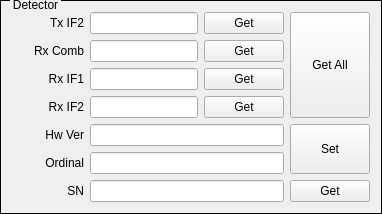
      <widget class="QGroupBox" name="groupBox_2">
       <property name="styleSheet">
        <string notr="true">QGroupBox{ border:1px solid black; margin-top:0.5ex; }
QGroupBox::title { subcontrol-origin:margin; subcontrol-position:top left; top:-2px; left:10px; margin-left: 0px; padding:0 1px; }</string>
       </property>
       <property name="title">
        <string>Detector</string>
       </property>
       <layout class="QVBoxLayout" name="verticalLayout_7">
        <item>
         <layout class="QHBoxLayout" name="horizontalLayout_31">
          <item>
           <layout class="QVBoxLayout" name="verticalLayout_6">
            <item>
             <layout class="QHBoxLayout" name="horizontalLayout_27">
              <item>
               <widget class="QLabel" name="label_33">
                <property name="sizePolicy">
                 <sizepolicy hsizetype="Preferred" vsizetype="Fixed">
                  <horstretch>0</horstretch>
                  <verstretch>0</verstretch>
                 </sizepolicy>
                </property>
                <property name="minimumSize">
                 <size>
                  <width>72</width>
                  <height>16</height>
                 </size>
                </property>
                <property name="text">
                 <string>Tx IF2</string>
                </property>
                <property name="alignment">
                 <set>Qt::AlignRight|Qt::AlignTrailing|Qt::AlignVCenter</set>
                </property>
                <property name="buddy">
                 <cstring>m_LEDetTxIF2</cstring>
                </property>
               </widget>
              </item>
              <item>
               <widget class="QLineEdit" name="m_LEDetTxIF2">
                <property name="sizePolicy">
                 <sizepolicy hsizetype="Expanding" vsizetype="Fixed">
                  <horstretch>5</horstretch>
                  <verstretch>0</verstretch>
                 </sizepolicy>
                </property>
               </widget>
              </item>
              <item>
               <widget class="QPushButton" name="m_PBGetDetTxIF2">
                <property name="sizePolicy">
                 <sizepolicy hsizetype="Expanding" vsizetype="Fixed">
                  <horstretch>2</horstretch>
                  <verstretch>0</verstretch>
                 </sizepolicy>
                </property>
                <property name="text">
                 <string>Get</string>
                </property>
               </widget>
              </item>
             </layout>
            </item>
            <item>
             <layout class="QHBoxLayout" name="horizontalLayout_28">
              <item>
               <widget class="QLabel" name="label_34">
                <property name="sizePolicy">
                 <sizepolicy hsizetype="Preferred" vsizetype="Fixed">
                  <horstretch>0</horstretch>
                  <verstretch>0</verstretch>
                 </sizepolicy>
                </property>
                <property name="minimumSize">
                 <size>
                  <width>72</width>
                  <height>16</height>
                 </size>
                </property>
                <property name="text">
                 <string>Rx Comb</string>
                </property>
                <property name="alignment">
                 <set>Qt::AlignRight|Qt::AlignTrailing|Qt::AlignVCenter</set>
                </property>
                <property name="buddy">
                 <cstring>m_LEDetRxComb</cstring>
                </property>
               </widget>
              </item>
              <item>
               <widget class="QLineEdit" name="m_LEDetRxComb">
                <property name="sizePolicy">
                 <sizepolicy hsizetype="Expanding" vsizetype="Fixed">
                  <horstretch>5</horstretch>
                  <verstretch>0</verstretch>
                 </sizepolicy>
                </property>
               </widget>
              </item>
              <item>
               <widget class="QPushButton" name="m_PBGetDetRxComb">
                <property name="sizePolicy">
                 <sizepolicy hsizetype="Expanding" vsizetype="Fixed">
                  <horstretch>2</horstretch>
                  <verstretch>0</verstretch>
                 </sizepolicy>
                </property>
                <property name="text">
                 <string>Get</string>
                </property>
               </widget>
              </item>
             </layout>
            </item>
            <item>
             <layout class="QHBoxLayout" name="horizontalLayout_29">
              <item>
               <widget class="QLabel" name="label_35">
                <property name="sizePolicy">
                 <sizepolicy hsizetype="Preferred" vsizetype="Fixed">
                  <horstretch>0</horstretch>
                  <verstretch>0</verstretch>
                 </sizepolicy>
                </property>
                <property name="minimumSize">
                 <size>
                  <width>72</width>
                  <height>16</height>
                 </size>
                </property>
                <property name="text">
                 <string>Rx IF1</string>
                </property>
                <property name="alignment">
                 <set>Qt::AlignRight|Qt::AlignTrailing|Qt::AlignVCenter</set>
                </property>
                <property name="buddy">
                 <cstring>m_LEDetRxIF1</cstring>
                </property>
               </widget>
              </item>
              <item>
               <widget class="QLineEdit" name="m_LEDetRxIF1">
                <property name="sizePolicy">
                 <sizepolicy hsizetype="Expanding" vsizetype="Fixed">
                  <horstretch>5</horstretch>
                  <verstretch>0</verstretch>
                 </sizepolicy>
                </property>
               </widget>
              </item>
              <item>
               <widget class="QPushButton" name="m_PBGetDetRxIF1">
                <property name="sizePolicy">
                 <sizepolicy hsizetype="Expanding" vsizetype="Fixed">
                  <horstretch>2</horstretch>
                  <verstretch>0</verstretch>
                 </sizepolicy>
                </property>
                <property name="text">
                 <string>Get</string>
                </property>
               </widget>
              </item>
             </layout>
            </item>
            <item>
             <layout class="QHBoxLayout" name="horizontalLayout_30">
              <item>
               <widget class="QLabel" name="label_36">
                <property name="sizePolicy">
                 <sizepolicy hsizetype="Preferred" vsizetype="Fixed">
                  <horstretch>0</horstretch>
                  <verstretch>0</verstretch>
                 </sizepolicy>
                </property>
                <property name="minimumSize">
                 <size>
                  <width>72</width>
                  <height>16</height>
                 </size>
                </property>
                <property name="text">
                 <string>Rx IF2</string>
                </property>
                <property name="alignment">
                 <set>Qt::AlignRight|Qt::AlignTrailing|Qt::AlignVCenter</set>
                </property>
                <property name="buddy">
                 <cstring>m_LEDetRxIF2</cstring>
                </property>
               </widget>
              </item>
              <item>
               <widget class="QLineEdit" name="m_LEDetRxIF2">
                <property name="sizePolicy">
                 <sizepolicy hsizetype="Expanding" vsizetype="Fixed">
                  <horstretch>5</horstretch>
                  <verstretch>0</verstretch>
                 </sizepolicy>
                </property>
               </widget>
              </item>
              <item>
               <widget class="QPushButton" name="m_PBGetDetRxIF2">
                <property name="sizePolicy">
                 <sizepolicy hsizetype="Expanding" vsizetype="Fixed">
                  <horstretch>2</horstretch>
                  <verstretch>0</verstretch>
                 </sizepolicy>
                </property>
                <property name="text">
                 <string>Get</string>
                </property>
               </widget>
              </item>
             </layout>
            </item>
           </layout>
          </item>
          <item>
           <widget class="QPushButton" name="m_PBGetDetAll">
            <property name="sizePolicy">
             <sizepolicy hsizetype="Fixed" vsizetype="Expanding">
              <horstretch>1</horstretch>
              <verstretch>0</verstretch>
             </sizepolicy>
            </property>
            <property name="text">
             <string>Get All</string>
            </property>
           </widget>
          </item>
         </layout>
        </item>
        <item>
         <layout class="QHBoxLayout" name="horizontalLayout_34">
          <item>
           <layout class="QVBoxLayout" name="verticalLayout_4">
            <item>
             <layout class="QHBoxLayout" name="horizontalLayout_32">
              <item>
               <widget class="QLabel" name="label_38">
                <property name="sizePolicy">
                 <sizepolicy hsizetype="Preferred" vsizetype="Fixed">
                  <horstretch>0</horstretch>
                  <verstretch>0</verstretch>
                 </sizepolicy>
                </property>
                <property name="minimumSize">
                 <size>
                  <width>72</width>
                  <height>16</height>
                 </size>
                </property>
                <property name="text">
                 <string>Hw Ver</string>
                </property>
                <property name="alignment">
                 <set>Qt::AlignRight|Qt::AlignTrailing|Qt::AlignVCenter</set>
                </property>
                <property name="buddy">
                 <cstring>m_LEHwVer</cstring>
                </property>
               </widget>
              </item>
              <item>
               <widget class="QLineEdit" name="m_LEHwVer">
                <property name="sizePolicy">
                 <sizepolicy hsizetype="Expanding" vsizetype="Fixed">
                  <horstretch>7</horstretch>
                  <verstretch>0</verstretch>
                 </sizepolicy>
                </property>
               </widget>
              </item>
             </layout>
            </item>
            <item>
             <layout class="QHBoxLayout" name="horizontalLayout_33">
              <item>
               <widget class="QLabel" name="label_39">
                <property name="sizePolicy">
                 <sizepolicy hsizetype="Preferred" vsizetype="Fixed">
                  <horstretch>0</horstretch>
                  <verstretch>0</verstretch>
                 </sizepolicy>
                </property>
                <property name="minimumSize">
                 <size>
                  <width>72</width>
                  <height>16</height>
                 </size>
                </property>
                <property name="text">
                 <string>Ordinal</string>
                </property>
                <property name="alignment">
                 <set>Qt::AlignRight|Qt::AlignTrailing|Qt::AlignVCenter</set>
                </property>
                <property name="buddy">
                 <cstring>m_LEOrdinal</cstring>
                </property>
               </widget>
              </item>
              <item>
               <widget class="QLineEdit" name="m_LEOrdinal">
                <property name="sizePolicy">
                 <sizepolicy hsizetype="Expanding" vsizetype="Fixed">
                  <horstretch>7</horstretch>
                  <verstretch>0</verstretch>
                 </sizepolicy>
                </property>
               </widget>
              </item>
             </layout>
            </item>
           </layout>
          </item>
          <item>
           <widget class="QPushButton" name="m_PBSetSN">
            <property name="sizePolicy">
             <sizepolicy hsizetype="Fixed" vsizetype="Expanding">
              <horstretch>2</horstretch>
              <verstretch>1</verstretch>
             </sizepolicy>
            </property>
            <property name="text">
             <string>Set</string>
            </property>
           </widget>
          </item>
         </layout>
        </item>
        <item>
         <layout class="QHBoxLayout" name="horizontalLayout_35">
          <item>
           <widget class="QLabel" name="label_40">
            <property name="sizePolicy">
             <sizepolicy hsizetype="Preferred" vsizetype="Fixed">
              <horstretch>0</horstretch>
              <verstretch>0</verstretch>
             </sizepolicy>
            </property>
            <property name="minimumSize">
             <size>
              <width>72</width>
              <height>16</height>
             </size>
            </property>
            <property name="text">
             <string>SN</string>
            </property>
            <property name="alignment">
             <set>Qt::AlignRight|Qt::AlignTrailing|Qt::AlignVCenter</set>
            </property>
            <property name="buddy">
             <cstring>m_LESN</cstring>
            </property>
           </widget>
          </item>
          <item>
           <widget class="QLineEdit" name="m_LESN">
            <property name="sizePolicy">
             <sizepolicy hsizetype="Expanding" vsizetype="Fixed">
              <horstretch>7</horstretch>
              <verstretch>0</verstretch>
             </sizepolicy>
            </property>
           </widget>
          </item>
          <item>
           <widget class="QPushButton" name="m_PBGetSN">
            <property name="sizePolicy">
             <sizepolicy hsizetype="Fixed" vsizetype="Fixed">
              <horstretch>2</horstretch>
              <verstretch>0</verstretch>
             </sizepolicy>
            </property>
            <property name="text">
             <string>Get</string>
            </property>
           </widget>
          </item>
         </layout>
        </item>
       </layout>
      </widget>
